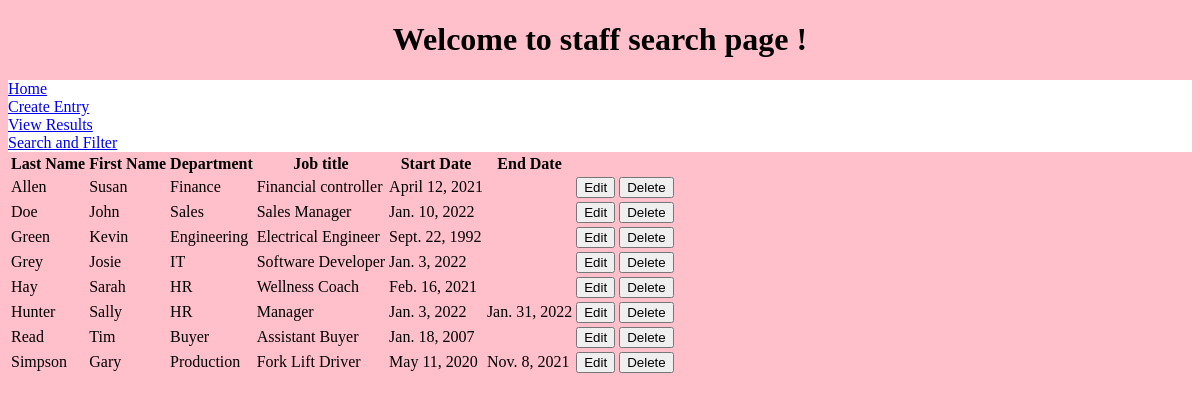
/staff/input.html, run on an earlier commit of the app's database.
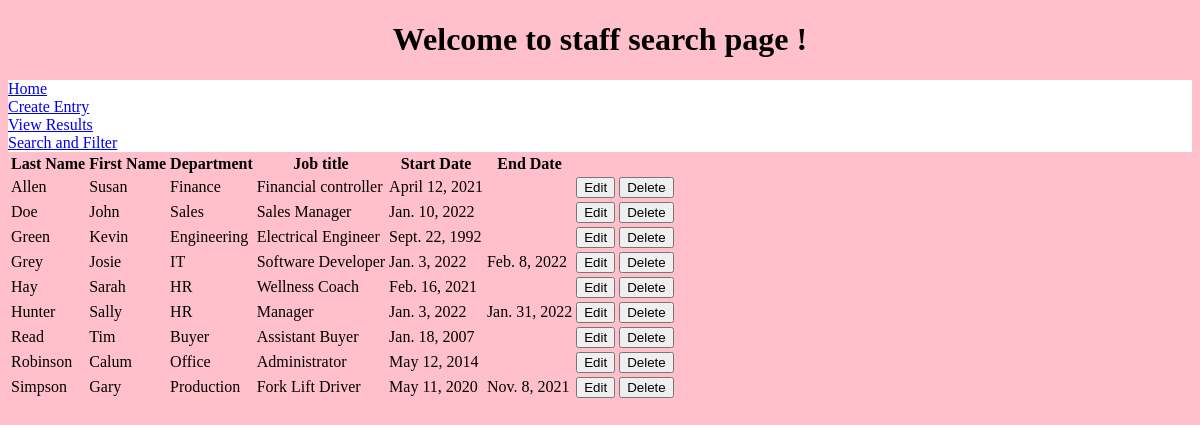
And on a later commit of the database.
### staff/models.py (models this page shows, shortened)
class StaffInfo(models.Model):
    first_name = models.CharField(max_length=30)
    last_name = models.CharField(max_length=30)
    department = models.CharField(max_length=30)
    job_title = models.CharField(max_length=30)
    start_date = models.DateField()
    end_date = models.DateField(null=True, blank=True)

### staff/views.py (the view)
# urls.py: path("staff/input.html", views.Input.as_view(), name='input'),
class Input(ListView):
    model = StaffInfo
    template_name = "staff/input.html"

### staff/templates/staff/input.html
 {% extends "staff/base.html" %} {% load static %} {% block head %} {% endblock %}
 {% block content %}
<table id="staff">
<tr>
    <th>Last Name </th>
    <th>First Name</th>
    <th>Department</th>
    <th>Job title</th>
    <th>Start Date</th>
    <th>End Date</th>
</tr>
 {% for staff in object_list|dictsort:"last_name" %}
<tr>
    <td>{{staff.last_name}}</td>
    <td>{{staff.first_name}}</td>
    <td>{{staff.department}}</td>
    <td>{{staff.job_title}}</td>
    <td>{{staff.start_date}}</td>
    {%if staff.end_date == None%}
      <td> </td>
    {% else %}
      <td>{{staff.end_date}}</td>
    {%endif%}
    <td><a href="{%url 'update' staff.id%}"><button>Edit</button></a></td>
    <td><a href="{%url 'delete1' staff.id %}"><button>Delete</button></a></td>
</tr>
{%endfor%}
</table>
{% endblock %}

What changed in the data, as far as the page shows it:
changed StaffInfo "Grey": end_date (not shown) → "Feb. 8, 2022"
added StaffInfo: last_name "Robinson", first_name "Calum", department "Office", job_title "Administrator", start_date "May 12, 2014"
